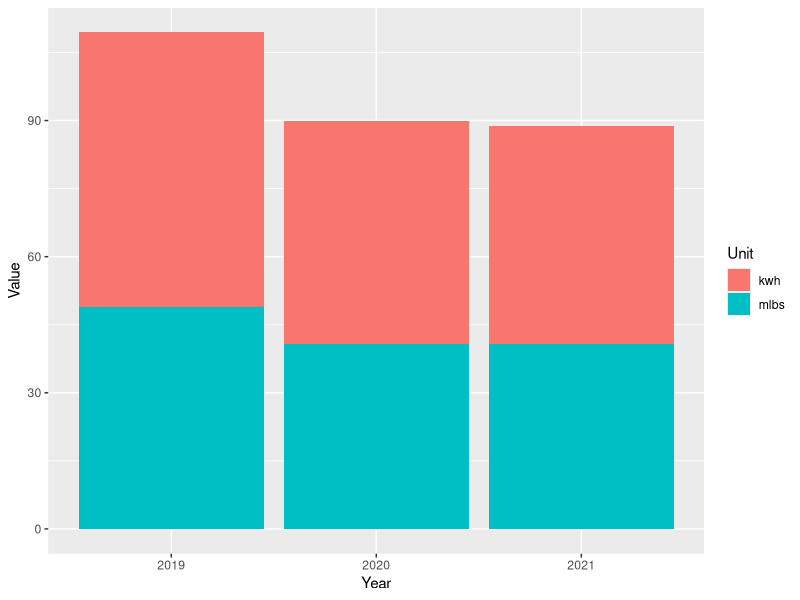
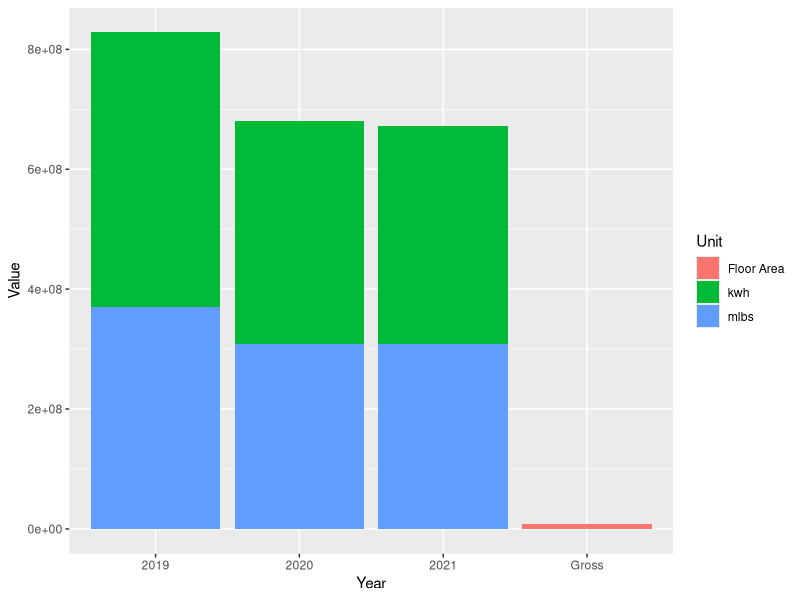

Here is the R script that generated these plots, in order:
## ---- chunk 1


my_packages <- c("tidyverse", "vroom" , "janitor" , "glue" , "tsibble" , "tidytext","lubridate", "fable", "tsibbledata", "ggplot2", "forecast", "tseries", "rio", "zoo", "readxl", "tsibbledata", "knitr", "kableExtra", "formattable")
invisible( lapply(my_packages, require, character.only = TRUE))

#Choose one working site: 
place <- "Home" 
# place <- "work"

#Set proper working Dir 
if (place == "Home"){setwd("C:/Users/paulr/Documents/R/RockCenterEnergyAnalysis")} else {setwd("C:/Users/prode/Documents/R/RockCenterEnergyAnalysis")}

# Check for data directory and if one is not present then make it

if (!file.exists("data")) { dir.create("data")}

# Clean up environment
rm(place, my_packages )

options(dplyr.summarise.inform = FALSE)

# Read in data

SteamData <- read_excel("data/Energy_Data_for_Net_Zero_Study.xlsx", sheet = "Sheet1", range = "B2:G11" , col_names = TRUE, na = "NA", col_types = NULL ) %>%  select(-5,-6)

ElectricData <- read_excel("data/Energy_Data_for_Net_Zero_Study.xlsx", sheet = "Sheet1", range = "B13:G23" , col_names = TRUE, na = "NA", col_types = NULL ) %>% select(-5,-6)

ElectricData %>% filter(Building == '1 Rock' | Building == '600 5th') %>% 
  select( -Building) %>% 
  summarise_each(funs(sum)) %>% 
  mutate(Building = "1 Rock and 600 5th") %>% 
  select(4,1,2,3) %>% rbind(ElectricData) %>% 
  filter(Building != '1 Rock' & Building != '600 5th') -> ElectricData
rm(ElectricData1)

BuildingGSF <- read_excel("data/Energy_Data_for_Net_Zero_Study.xlsx", sheet = "Sheet1", range = "B28:C39" , col_names = TRUE, na = "NA", col_types = NULL ) %>% 
  filter(Building != '1 Rock' & Building != '600 5th')

UtilityData <- left_join(ElectricData, SteamData, by="Building") %>% left_join(BuildingGSF, by="Building")
UtilityData[is.na(UtilityData)] <- 0






#Campus Energy for each year 
UtilityData1 <- UtilityData 
apply(UtilityData1[2:4], 2, function(row) row * 3.4121 ) -> UtilityData1[2:4]
apply(UtilityData1[5:7], 2, function(row) row * 1194) -> UtilityData1[5:7]
UtilityData1 %>% select(`2019 kwh`, `2020 kwh`, `2021 kwh`, `2019 mlbs`, `2020 mlbs`, `2021 mlbs`, `Gross Floor Area`) %>%
summarise_each(funs(sum)) -> UtilityData1
    TotalFlArea <- UtilityData1$`Gross Floor Area`
    UtilityData1 %>% 
      select(-`Gross Floor Area`) %>% 
  gather(key = "Item", value = "Value") -> UtilityData1
  cbind(UtilityData1, str_split_fixed(UtilityData1$Item, " ", n=2)) -> UtilityData1 
UtilityData1 %>% 
  select(-"Item")  -> UtilityData1
  colnames(UtilityData1)  <-  c("Value", "Year", "Unit") 
apply(UtilityData1[1], 1, function(row) row / TotalFlArea ) -> UtilityData1[1]


#Make the plot
UtilityData1 %>% 
  ggplot(aes(x = Year, y = Value, fill = Unit)) +
  geom_bar(stat = "identity", position = "stack")
rm(UtilityData1)








#Campus  EUI for each year 
UtilityData1 <- UtilityData 
apply(UtilityData1[2:4], 2, function(row) row * 3.4121 ) -> UtilityData1[2:4]
apply(UtilityData1[5:7], 2, function(row) row * 1194) -> UtilityData1[5:7]
#apply(UtilityData1[2:7], 2, function(row) row / UtilityData1$`Gross Floor Area`) -> UtilityData1[2:7]
UtilityData1 %>% select(`2019 kwh`, `2020 kwh`, `2021 kwh`, `2019 mlbs`, `2020 mlbs`, `2021 mlbs`, `Gross Floor Area`) %>%
summarise_each(funs(sum))  %>% 
  gather(key = "Item", value = "Value") -> UtilityData1
  cbind(UtilityData1, str_split_fixed(UtilityData1$Item, " ", n=2)) -> UtilityData1 
UtilityData1 %>% 
  select(-"Item")  -> UtilityData1
  colnames(UtilityData1)  <-  c("Value", "Year", "Unit") 
#Make the plot
UtilityData1 %>% 
  ggplot(aes(x = Year, y = Value, fill = Unit)) +
  geom_bar(stat = "identity", position = "stack")
############################ WORKING HERE ###############################


#rm(UtilityData1)
